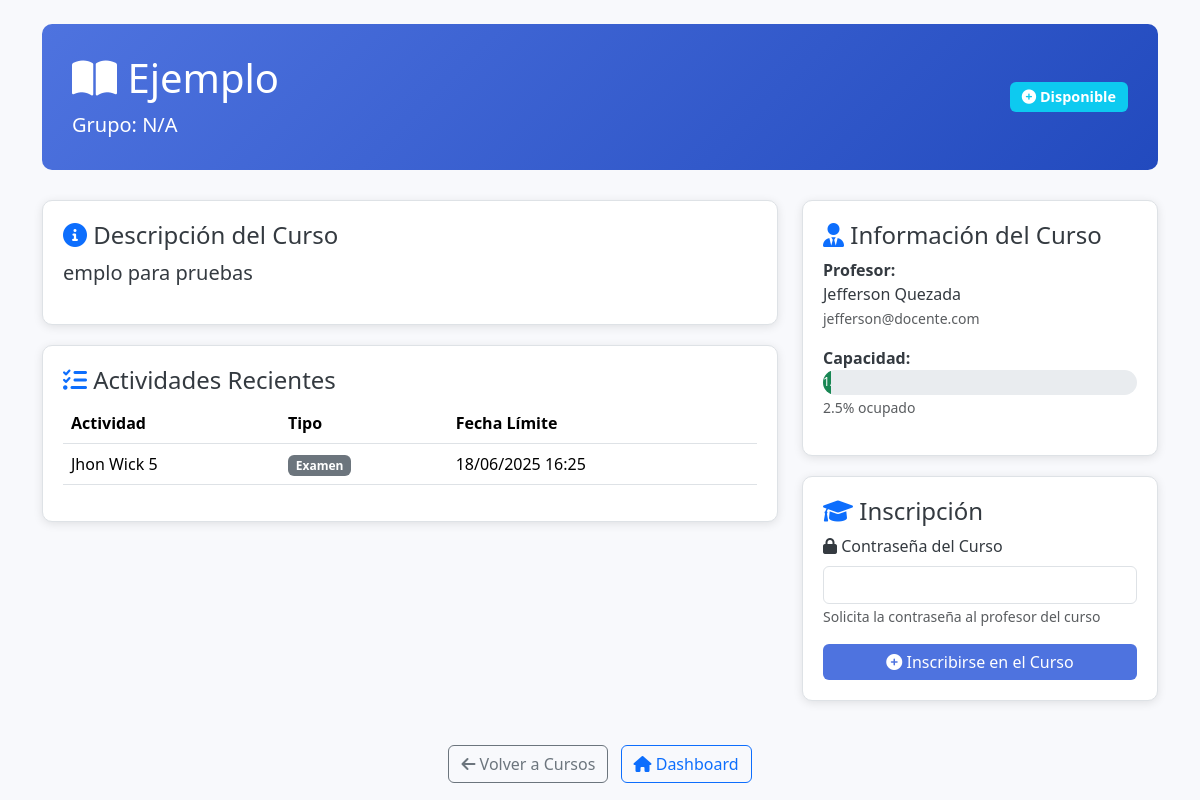
Before: /stint/cursos/ver_curso.php?id=11 (signed in) with the older database file.
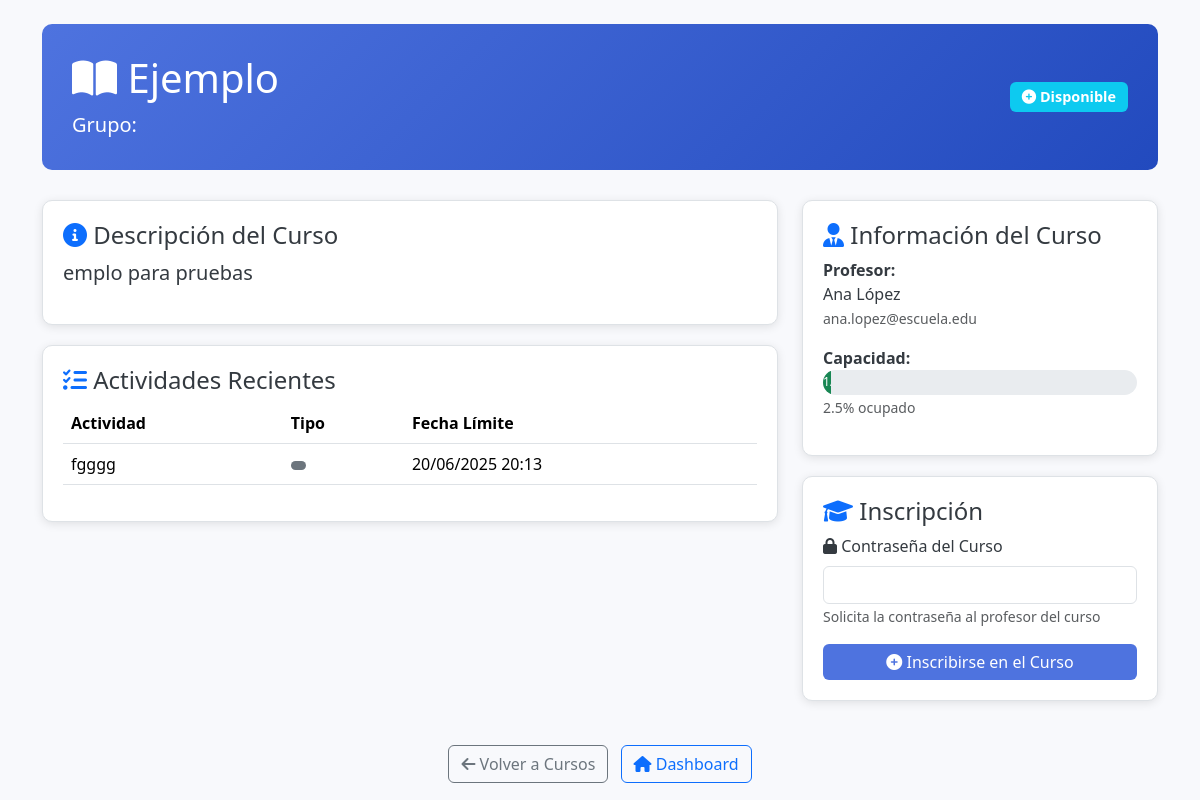
After: the same page with the newer database file.
### tables this page shows
CREATE TABLE `cursos` (
  `id_curso` int(11) NOT NULL AUTO_INCREMENT,
  `nombre_curso` varchar(100) NOT NULL,
  `descripcion` text DEFAULT NULL,
  `id_docente` int(11) NOT NULL,
  `contrasena` varchar(255) NOT NULL,
  `capacidad` int(11) NOT NULL DEFAULT 50,
  `grupo` enum('A','B') DEFAULT NULL,
  PRIMARY KEY (`id_curso`),
  KEY `id_docente` (`id_docente`),
  CONSTRAINT `cursos_ibfk_1` FOREIGN KEY (`id_docente`) REFERENCES `usuarios` (`id_usuario`) ON DELETE CASCADE
);

CREATE TABLE `actividades` (
  `id_actividad` int(11) NOT NULL AUTO_INCREMENT,
  `id_curso` int(11) NOT NULL,
  `nombre` varchar(100) NOT NULL,
  `descripcion` text DEFAULT NULL,
  `fecha_limite` datetime NOT NULL,
  `tipo` enum('Tarea','Examen','Proyecto') NOT NULL,
  PRIMARY KEY (`id_actividad`),
  KEY `id_curso` (`id_curso`),
  CONSTRAINT `actividades_ibfk_1` FOREIGN KEY (`id_curso`) REFERENCES `cursos` (`id_curso`) ON DELETE CASCADE
);

CREATE TABLE `usuarios` (
  `id_usuario` int(11) NOT NULL AUTO_INCREMENT,
  `nombre` varchar(100) NOT NULL,
  `correo` varchar(100) NOT NULL,
  `contrasena` varchar(255) NOT NULL,
  `rol` enum('docente','estudiante','admin') NOT NULL,
  `fecha_registro` timestamp NOT NULL DEFAULT current_timestamp(),
  `primer_login` tinyint(1) DEFAULT 0,
  `mfa_codigo` varchar(10) DEFAULT NULL,
  `token_recuperacion` varchar(100) DEFAULT NULL,
  `token_expira` datetime DEFAULT NULL,
  PRIMARY KEY (`id_usuario`),
  UNIQUE KEY `correo` (`correo`)
);

### stint/cursos/ver_curso.php (the view, shortened to what the changed rows need)
<?php
include '../../includes/conexion.php';
$id_estudiante = $_SESSION['id_usuario'];
$id_curso = isset($_GET['id']) ? intval($_GET['id']) : 0;
try {
    $sql_curso = "SELECT c.id_curso, c.nombre_curso, c.descripcion, c.capacidad, c.grupo,
                         u.nombre AS profesor_nombre, u.correo AS profesor_correo,
                         COUNT(ec.id_estudiante) AS estudiantes_inscritos,
                         CASE WHEN ec_user.id_estudiante IS NOT NULL THEN 1 ELSE 0 END AS ya_inscrito
                  FROM cursos c
                  LEFT JOIN usuarios u ON c.id_docente = u.id_usuario
                  LEFT JOIN estudiantes_cursos ec ON c.id_curso = ec.id_curso
                  LEFT JOIN estudiantes_cursos ec_user ON c.id_curso = ec_user.id_curso AND ec_user.id_estudiante = :id_estudiante
                  WHERE c.id_curso = :id_curso
                  GROUP BY c.id_curso, c.nombre_curso, c.descripcion, c.capacidad, c.grupo, u.nombre, u.correo, ec_user.id_estudiante";
    $stmt_curso = $pdo->prepare($sql_curso);
    $stmt_curso->bindParam(':id_estudiante', $id_estudiante, PDO::PARAM_INT);
    $stmt_curso->bindParam(':id_curso', $id_curso, PDO::PARAM_INT);
    $stmt_curso->execute();
    $curso = $stmt_curso->fetch();
    $sql_actividades = "SELECT nombre, tipo, fecha_limite FROM actividades
                        WHERE id_curso = :id_curso
                        ORDER BY fecha_limite DESC LIMIT 5";
    $stmt_actividades = $pdo->prepare($sql_actividades);
    $stmt_actividades->bindParam(':id_curso', $id_curso, PDO::PARAM_INT);
    $stmt_actividades->execute();
    $actividades = $stmt_actividades->fetchAll();
} catch (PDOException $e) {
    die("Error en la consulta: " . $e->getMessage());
}
?>
<!DOCTYPE html>
<html lang="es">
<head>
    <link href="https://cdn.jsdelivr.net/npm/bootstrap@5.3.6/dist/css/bootstrap.min.css" rel="stylesheet">
    <link href="https://cdnjs.cloudflare.com/ajax/libs/font-awesome/6.0.0/css/all.min.css" rel="stylesheet">
</head>
<body>
<div class="container mt-4">
    <div class="header">
        <div class="d-flex justify-content-between align-items-center">
            <div>
                <h1><i class="fas fa-book-open"></i> <?= htmlspecialchars($curso['nombre_curso']) ?></h1>
                <p class="mb-0 fs-5">Grupo: <?= htmlspecialchars($curso['grupo'] ?? 'N/A') ?></p>
            </div>
        </div>
    </div>
    <div class="row">
        <div class="col-lg-8">
            <div class="info-card">
                <h4><i class="fas fa-info-circle text-primary"></i> Descripción del Curso</h4>
                <p class="lead"><?= htmlspecialchars($curso['descripcion'] ?? 'Sin descripción disponible.') ?></p>
            </div>
            <?php if (!empty($actividades)): ?>
            <div class="info-card">
                <div class="table-responsive">
                    <table class="table table-hover">
                        <thead>
                            <tr>
                                <th>Actividad</th>
                                <th>Tipo</th>
                                <th>Fecha Límite</th>
                            </tr>
                        </thead>
                        <tbody>
                            <?php foreach ($actividades as $actividad): ?>
                            <tr>
                                <td><?= htmlspecialchars($actividad['nombre']) ?></td>
                                <td>
                                    <span class="badge bg-secondary">
                                        <?= htmlspecialchars($actividad['tipo']) ?>
                                    </span>
                                </td>
                                <td><?= date('d/m/Y H:i', strtotime($actividad['fecha_limite'])) ?></td>
                            </tr>
                            <?php endforeach; ?>
                        </tbody>
                    </table>
                </div>
            </div>
            <?php endif; ?>
        </div>
        <div class="col-lg-4">
            <div class="info-card">
                <h4><i class="fas fa-user-tie text-primary"></i> Información del Curso</h4>
                <div class="mb-3">
                    <strong>Profesor:</strong><br>
                    <?= htmlspecialchars($curso['profesor_nombre'] ?? 'No asignado') ?>
                    <?php if ($curso['profesor_correo']): ?>
                        <br><small class="text-muted"><?= htmlspecialchars($curso['profesor_correo']) ?></small>
                    <?php endif; ?>
                </div>
                <div class="mb-3">
                    <strong>Capacidad:</strong><br>
                    <div class="progress progress-custom">
                        <?php
                        $porcentaje = ($curso['estudiantes_inscritos'] / $curso['capacidad']) * 100;
                        ?>
                    </div>
                    <small class="text-muted"><?= round($porcentaje, 1) ?>% ocupado</small>
                </div>
            </div>
        </div>
    </div>
</div>
</body>
</html>

Changed rows visible on the page:
removed actividades: nombre "Jhon Wick 5", tipo "Examen", fecha_limite "18/06/2025 16:25"
changed cursos "Ejemplo": id_docente.nombre "Jefferson Quezada" → "Ana López"; id_docente.correo "jefferson@docente.com" → "ana.lopez@escuela.edu"; grupo "N/A" → (not shown)
added actividades: nombre "fgggg", fecha_limite "20/06/2025 20:13"
